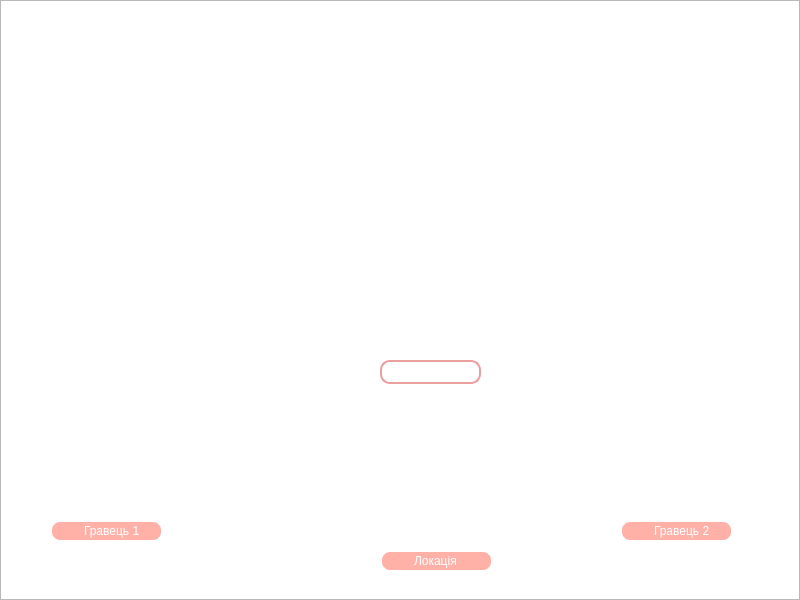
<?xml version="1.0" encoding="UTF-8"?>
<ui version="4.0">
 <class>gamepreparation</class>
 <widget class="QDialog" name="gamepreparation">
  <property name="geometry">
   <rect>
    <x>0</x>
    <y>0</y>
    <width>800</width>
    <height>600</height>
   </rect>
  </property>
  <property name="minimumSize">
   <size>
    <width>800</width>
    <height>600</height>
   </size>
  </property>
  <property name="maximumSize">
   <size>
    <width>800</width>
    <height>600</height>
   </size>
  </property>
  <property name="windowTitle">
   <string>Start game</string>
  </property>
  <property name="windowIcon">
   <iconset resource="recources.qrc">
    <normaloff>:/images/icon.ico</normaloff>:/images/icon.ico</iconset>
  </property>
  <widget class="QGraphicsView" name="graphicsView">
   <property name="geometry">
    <rect>
     <x>0</x>
     <y>0</y>
     <width>800</width>
     <height>600</height>
    </rect>
   </property>
   <property name="minimumSize">
    <size>
     <width>800</width>
     <height>600</height>
    </size>
   </property>
   <property name="maximumSize">
    <size>
     <width>800</width>
     <height>600</height>
    </size>
   </property>
   <property name="styleSheet">
    <string notr="true">background-image:  url(:/images/gamefon.png);
background-repeat: no-repeat;
text-transform: uppercase; 
</string>
   </property>
  </widget>
  <widget class="QPushButton" name="start_game">
   <property name="geometry">
    <rect>
     <x>400</x>
     <y>20</y>
     <width>181</width>
     <height>251</height>
    </rect>
   </property>
   <property name="styleSheet">
    <string notr="true">background-color: transparent;
border: 0;</string>
   </property>
   <property name="text">
    <string/>
   </property>
  </widget>
  <widget class="QPushButton" name="back">
   <property name="geometry">
    <rect>
     <x>20</x>
     <y>20</y>
     <width>71</width>
     <height>61</height>
    </rect>
   </property>
   <property name="styleSheet">
    <string notr="true">background-image: url(:/images/arrow-right.png);
background-repeat: no-repeat;
border: 0;
</string>
   </property>
   <property name="text">
    <string/>
   </property>
  </widget>
  <widget class="QPushButton" name="plr1_rchange">
   <property name="geometry">
    <rect>
     <x>160</x>
     <y>420</y>
     <width>30</width>
     <height>50</height>
    </rect>
   </property>
   <property name="styleSheet">
    <string notr="true">border: 0;
background-image: url(:/images/arrow-r.png);background-repeat: no-repeat;</string>
   </property>
   <property name="text">
    <string/>
   </property>
  </widget>
  <widget class="QLabel" name="player1">
   <property name="geometry">
    <rect>
     <x>70</x>
     <y>370</y>
     <width>71</width>
     <height>141</height>
    </rect>
   </property>
   <property name="styleSheet">
    <string notr="true"/>
   </property>
   <property name="text">
    <string/>
   </property>
   <property name="pixmap">
    <pixmap>images/player3.png</pixmap>
   </property>
  </widget>
  <widget class="QPushButton" name="plr1_lchange">
   <property name="geometry">
    <rect>
     <x>30</x>
     <y>420</y>
     <width>30</width>
     <height>50</height>
    </rect>
   </property>
   <property name="styleSheet">
    <string notr="true">border: 0;
background-image:url(:/images/arrow-l.png);background-repeat: no-repeat;</string>
   </property>
   <property name="text">
    <string/>
   </property>
  </widget>
  <widget class="QLabel" name="player2">
   <property name="geometry">
    <rect>
     <x>640</x>
     <y>370</y>
     <width>71</width>
     <height>151</height>
    </rect>
   </property>
   <property name="text">
    <string/>
   </property>
   <property name="pixmap">
    <pixmap>images/player4.png</pixmap>
   </property>
  </widget>
  <widget class="QPushButton" name="plr2_lchange">
   <property name="geometry">
    <rect>
     <x>580</x>
     <y>410</y>
     <width>30</width>
     <height>50</height>
    </rect>
   </property>
   <property name="styleSheet">
    <string notr="true">border: 0;
background-image:url(:/images/arrow-l.png);background-repeat: no-repeat;</string>
   </property>
   <property name="text">
    <string/>
   </property>
  </widget>
  <widget class="QPushButton" name="plr2_rchange">
   <property name="geometry">
    <rect>
     <x>730</x>
     <y>410</y>
     <width>30</width>
     <height>50</height>
    </rect>
   </property>
   <property name="styleSheet">
    <string notr="true">border: 0;
background-image: url(:/images/arrow-r.png);background-repeat: no-repeat;</string>
   </property>
   <property name="text">
    <string/>
   </property>
  </widget>
  <widget class="QLineEdit" name="Gamer1">
   <property name="geometry">
    <rect>
     <x>50</x>
     <y>520</y>
     <width>113</width>
     <height>22</height>
    </rect>
   </property>
   <property name="styleSheet">
    <string notr="true">background-color: rgb(255, 0, 0);

color: rgb(253, 177, 167);
border: 2px solid #fff; 
color: #fff;
background-color: rgb(255, 176, 167);

padding-left: 30px;

border-radius:10%;
</string>
   </property>
   <property name="text">
    <string>Гравець 1</string>
   </property>
  </widget>
  <widget class="QLineEdit" name="Gamer2">
   <property name="geometry">
    <rect>
     <x>620</x>
     <y>520</y>
     <width>113</width>
     <height>22</height>
    </rect>
   </property>
   <property name="styleSheet">
    <string notr="true">background-color: rgb(255, 0, 0);
color: rgb(253, 177, 167);
border: 2px solid #fff; 
color: #fff;
background-color: rgb(255, 176, 167);
padding-left: 30px;
border-radius:10%;</string>
   </property>
   <property name="text">
    <string>Гравець 2</string>
   </property>
  </widget>
  <widget class="QLabel" name="ball">
   <property name="geometry">
    <rect>
     <x>400</x>
     <y>270</y>
     <width>81</width>
     <height>101</height>
    </rect>
   </property>
   <property name="styleSheet">
    <string notr="true"/>
   </property>
   <property name="text">
    <string/>
   </property>
   <property name="pixmap">
    <pixmap resource="recources.qrc">:/images/ball.png</pixmap>
   </property>
  </widget>
  <widget class="QPushButton" name="ball_rchange">
   <property name="geometry">
    <rect>
     <x>480</x>
     <y>300</y>
     <width>30</width>
     <height>50</height>
    </rect>
   </property>
   <property name="styleSheet">
    <string notr="true">border: 0;
background-image: url(:/images/arrow-r.png);background-repeat: no-repeat;</string>
   </property>
   <property name="text">
    <string/>
   </property>
  </widget>
  <widget class="QPushButton" name="ball_lchange">
   <property name="geometry">
    <rect>
     <x>350</x>
     <y>300</y>
     <width>30</width>
     <height>50</height>
    </rect>
   </property>
   <property name="styleSheet">
    <string notr="true">border: 0;
background-image:url(:/images/arrow-l.png);background-repeat: no-repeat;</string>
   </property>
   <property name="text">
    <string/>
   </property>
  </widget>
  <widget class="QLineEdit" name="lineEdit_3">
   <property name="geometry">
    <rect>
     <x>380</x>
     <y>360</y>
     <width>101</width>
     <height>24</height>
    </rect>
   </property>
   <property name="styleSheet">
    <string notr="true">border: 2px solid rgb(233, 160, 157); 

background-color: #fff;


  opacity: 0.4;
border-radius:10%;</string>
   </property>
  </widget>
  <widget class="QLineEdit" name="location">
   <property name="geometry">
    <rect>
     <x>380</x>
     <y>550</y>
     <width>113</width>
     <height>22</height>
    </rect>
   </property>
   <property name="styleSheet">
    <string notr="true">background-color: rgb(255, 0, 0);
color: rgb(253, 177, 167);
border: 2px solid #fff; 
color: #fff;
background-color: rgb(255, 176, 167);
padding-left: 30px;
border-radius:10%;</string>
   </property>
   <property name="text">
    <string>Локація</string>
   </property>
  </widget>
  <widget class="QPushButton" name="pushButton">
   <property name="geometry">
    <rect>
     <x>340</x>
     <y>460</y>
     <width>41</width>
     <height>61</height>
    </rect>
   </property>
   <property name="styleSheet">
    <string notr="true">border: 0;
background-image:url(:/images/arrow-l.png);
background-repeat: no-repeat;</string>
   </property>
   <property name="text">
    <string/>
   </property>
  </widget>
  <widget class="QPushButton" name="pushButton_2">
   <property name="geometry">
    <rect>
     <x>510</x>
     <y>460</y>
     <width>41</width>
     <height>51</height>
    </rect>
   </property>
   <property name="styleSheet">
    <string notr="true">border: 0;
background-image:url(:/images/arrow-r.png);
background-repeat: no-repeat;</string>
   </property>
   <property name="text">
    <string/>
   </property>
  </widget>
  <widget class="QLabel" name="place">
   <property name="geometry">
    <rect>
     <x>380</x>
     <y>440</y>
     <width>111</width>
     <height>101</height>
    </rect>
   </property>
   <property name="text">
    <string/>
   </property>
   <property name="pixmap">
    <pixmap resource="recources.qrc">:/images/ship33.png</pixmap>
   </property>
  </widget>
 </widget>
 <resources>
  <include location="recources.qrc"/>
 </resources>
 <connections/>
</ui>
